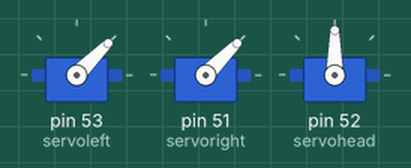
Recording of a sketch running on a simulated Arduino Mega 2560, built with avr-gcc and run on an emulated ATmega2560. Shown: 3 × servo.

Above: at 0.05 s.
At 4.05 s:
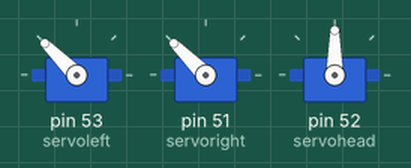
At 8.0 s:
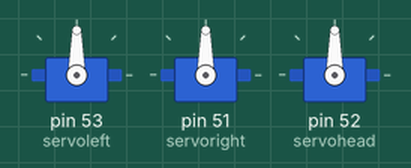
Timing chart, 0 to 10.4 s (numbered marks = the images above):
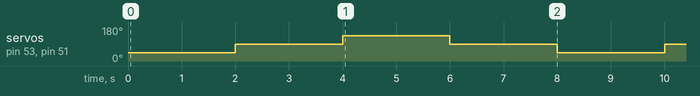

The sketch:

Servo_Control.ino
```cpp
#include <Servo.h>

Servo servoleft, servoright, servohead;

void setup() {
  servoleft.attach(53);
  servoright.attach(51);
  servohead.attach(52);
}

void loop() {
  servohead.write(90);
  servoleft.write(45);       // rotate counterclockwise full speed
  servoright.write(45);     // rotate clockwise full speed
  delay(2000);
  servoleft.write(90);          // stop
  servoright.write(90);
  delay(2000);
  servoleft.write(135);      // rotate clockwise full speed
  servoright.write(135);
  delay(2000);
  servoleft.write(90);          // stop
  servoright.write(90);
  delay(2000);
  //servoleft.write(80);     // rotate very slowly counterclockwise
  //servoleft.write(100);      // rotate very slowly clockwise
}
```

Measured:
- by itself, servo on pin 53 (servoleft), servo on pin 51 (servoright): repeats every 8.0 s: 135° 2.0 s, 90° 2.0 s, 45° 2.0 s, 90° 2.0 s
